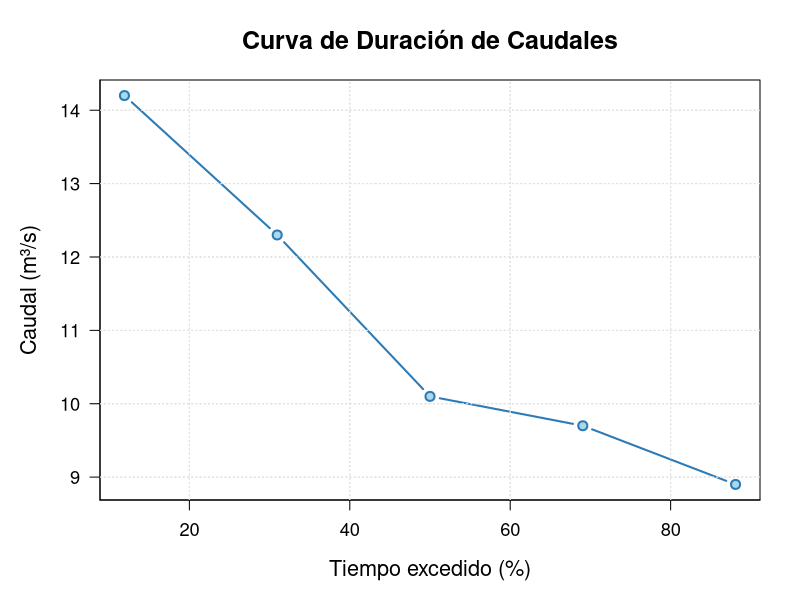

Source code (R):
# -------------------------------
# FUNCIÓN: Curva de Duración de Caudales
# -------------------------------
# Esta función tiene como propósito calcular la curva de duración de caudales a partir de una serie
# de datos de caudales observados (normalmente registrados diariamente o con otra frecuencia regular).
# 
# La curva de duración de caudales es una herramienta hidrológica que permite analizar
# la disponibilidad de caudal a lo largo del tiempo, ordenando los valores de mayor a menor
# y calculando la frecuencia con que dichos caudales son igualados o excedidos.
#
# Esta curva se utiliza, por ejemplo, para evaluar la disponibilidad de agua para abastecimiento
# o generación hidroeléctrica, y para caracterizar cuencas.

curva_duracion_caudales <- function(caudales) {
  # Paso 1: Ordenar los caudales de mayor a menor
  # Esto es necesario porque la curva de duración muestra la probabilidad de excedencia,
  # es decir, qué porcentaje del tiempo un caudal determinado es igualado o superado.
  caudales_ordenados <- sort(caudales, decreasing = TRUE)
  
  # Paso 2: Contar el número total de observaciones (N)
  N <- length(caudales_ordenados)
  
  # Paso 3: Asignar un índice a cada observación ordenada (de 1 a N)
  i <- 1:N
  
  # Paso 4: Calcular la frecuencia no excedida acumulada (F)
  # Se utiliza la fórmula de probabilidad de Bloom: F = (i - 0.375) / (N + 0.25)
  # Esta fórmula es una aproximación que mejora la estimación de la probabilidad
  # acumulada en muestras pequeñas o medianas.
  F <- (i - 0.375) / (N + 0.25)
  
  # Paso 5: Convertir la frecuencia a porcentaje para la curva
  # s es la probabilidad de no excedencia, expresada en porcentaje (0% a 100%).
  s <- F * 100
  
  # Paso 6: Función auxiliar para calcular el valor z (normal estándar)
  # Esta función es una aproximación rápida a la inversa de la función de distribución
  # normal acumulada (también conocida como función cuantil o p-norm inversa).
  # Se basa en una fórmula empírica útil cuando no se dispone de funciones estadísticas avanzadas.
  p_inv <- function(x) {
    x <- sqrt(-2 * log(x))  # Transformación basada en la inversa de la función de error
    poly <- (1 + 0.196854 * x + 0.115194 * x^2 + 0.000344 * x^3 + 0.019527 * x^4)
    return(1 - 0.5 * poly^(-4))  # Resultado de la aproximación
  }
  
  # Paso 7: Calcular los valores z para cada probabilidad acumulada
  # Este paso convierte cada valor F en su equivalente z (valor típico de la distribución normal)
  # Se utiliza 1 - F porque buscamos el cuantil superior.
  z <- numeric(length(F))  # Se crea un vector vacío para almacenar los valores z
  for (j in seq_along(F)) {
    z[j] <- p_inv(1 - F[j])  # Se aplica la función p_inv para cada F
  }
  
  # Paso 8: Construir y devolver un dataframe con los resultados
  # Q: caudal ordenado
  # i: posición del caudal ordenado
  # F: frecuencia acumulada (no excedencia)
  # s: porcentaje de tiempo excedido
  # z: valor equivalente de la distribución normal estándar
  df <- data.frame(Q = caudales_ordenados, i = i, F = F, s = s, z = z)
  
  return(df)
}

# -------------------------------
# FUNCIÓN: Graficar la curva de duración
# -------------------------------
# Esta función genera un gráfico de la curva de duración de caudales a partir del dataframe
# generado por la función anterior. El gráfico representa los caudales en el eje Y y el 
# porcentaje de tiempo excedido en el eje X.
#
# Es una visualización útil para tomar decisiones técnicas sobre el uso del recurso hídrico.

graficar_curva <- function(df) {
  # Configuración general del gráfico
  # Se establece un fondo blanco y márgenes amplios para los ejes
  par(bg = "white", mar = c(5, 5, 4, 2))
  
  # Crear el gráfico base:
  # type = "b" indica que se grafican tanto los puntos como las líneas.
  # pch = 21: tipo de punto (círculo con borde).
  # lwd = grosor de la línea; col = color del borde; bg = color del relleno.
  # cex = tamaño de los puntos.
  plot(df$s, df$Q, type = "b", pch = 21, lwd = 2,
       col = "#2c7bb6", bg = "#abd9e9", cex = 1.2,
       xlab = "Tiempo excedido (%)",  # Etiqueta del eje X
       ylab = "Caudal (m³/s)",        # Etiqueta del eje Y
       main = "Curva de Duración de Caudales",  # Título del gráfico
       xaxt = "n", yaxt = "n",        # Suprime ejes para personalizarlos
       cex.lab = 1.3, cex.main = 1.5) # Tamaño de etiquetas
  
  # Agregar eje X con marcas "bonitas" (función pretty sugiere marcas limpias)
  axis(1, at = pretty(df$s), labels = pretty(df$s), cex.axis = 1.1)
  
  # Agregar eje Y (rotación vertical de etiquetas: las = 1)
  axis(2, at = pretty(df$Q), labels = pretty(df$Q), las = 1, cex.axis = 1.1)
  
  # Agregar una cuadrícula ligera para mejorar la lectura del gráfico
  grid(col = "gray80", lty = "dotted", lwd = 1)
  
  # Agregar líneas horizontales y verticales en las marcas principales
  abline(h = pretty(df$Q), col = "gray90", lty = "dotted")
  abline(v = pretty(df$s), col = "gray90", lty = "dotted")
}



# Ejemplo de uso
caudales <- c(12.3, 8.9, 14.2, 10.1, 9.7)
df <- curva_duracion_caudales(caudales)
print(df)
graficar_curva(df)

